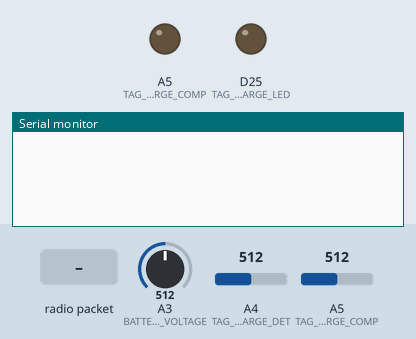
This sketch was run on a simulated nRF52 board. On the bench: output pins drawn as LEDs (lit = HIGH), the last lines printed to the serial monitor. Inputs (shaded band) come from the test bench; at power-on: A3 (BATTERY_VOLTAGE) = 512, A4 (TAG_CHARGE_DET) = 512, A5 (TAG_CHARGE_COMP) = 512. No radio packets arrive unless stated; a phone connects over Bluetooth LE 3 s after start; pins used as bus, display or sensor lines are not drawn.

Above: at 2.8 s.
2.9 s: radio packet "FRCD-RQST" arrives
At 5.0 s:
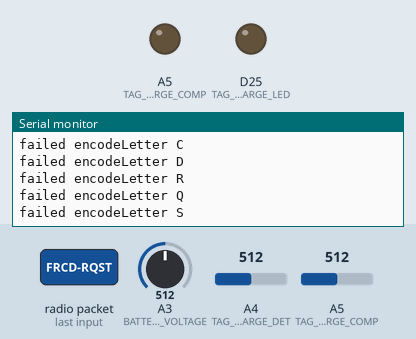
5.5 s: radio packet "+" arrives
At 6.6 s:
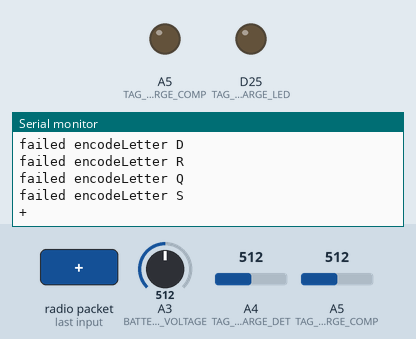

The sketch:

FindMe_Hub.ino
```cpp
#include <string.h>
#include <bluefruit.h>
#include <SPI.h>
#include <RH_RF95.h>

// Disable/enable printlns
//#define Sprintln(a) (Serial.println(a)) // uncomment to ENABLE printlns
#define Sprintln(a) // uncomment to DISABLE printlns

// Pin definitions
#define RFM95_RST 30
#define RFM95_CS 27
#define RFM95_INT 31
#define BATTERY_VOLTAGE (A3) // senses battery voltage/USB rail
#define TAG_CHARGE_DET (A4) // senses whether tag is plugged in
#define TAG_CHARGE_COMP (A5) // senses whether tag is done charging
#define TAG_CHARGE_LED (25) // indicates tag charging activity
#define BLE_LED (19) // driven by low-level BLE lib

// BLE services
BLEDfu bledfu; // OTA DFU service
BLEUart bleuart; // Uart over BLE service

// LoRa definitions
#define RF95_FREQ (915.0) // frequency of LoRa
RH_RF95 rf95(RFM95_CS, RFM95_INT); // singleton instance of the LoRa driver

// Analog definitions
#define ADC_RES (1024.0) // default 10bit resolution - can be 8,10,12,14
#define REF_VOLTAGE (3.6) // internal ADC reference voltage
#define VOLTAGE_USB (4.5) // voltage detected when USB is in
#define VOLTAGE_DET_TAG (1.0) // HIGH voltage of hub-tag charging interface

// Serial port variables
static char input[20]; // serial buffer
static int idx = 0; // current index in serial buffer
#define FRCD_RQST_SIZE (9) // number of chars in "FRCD-RQST"

// Application variables
#define RSSI_BUF_SIZE 1 // TODO to implement LPF
int16_t rssiBuf[RSSI_BUF_SIZE]; // used to average RSSI value
int8_t rssiBuf_idx = 0;
int16_t averageRSSI; // RSSI = Received Signal Strength Indicator
bool isBLEConnected = 0; // 1 if connected, 0 if not

// BLE connection callbacks
void prph_connect_callback(uint16_t conn_handle)
{
  isBLEConnected = true;
}
void prph_disconnect_callback(uint16_t conn_handle, uint8_t reason)
{
  isBLEConnected = false;
}

void setup(void)
{
  Serial.begin(9600);
  Sprintln("FindMe - Hub booted");

  // Enable LEDs
  pinMode(TAG_CHARGE_LED, OUTPUT);
  digitalWrite(TAG_CHARGE_LED, LOW);
  pinMode(BLE_LED, OUTPUT);

  // Setup BLE and LoRa
  setupBLE();
  setupLoRa();
}

void loop(void)
{
  // TAG LED charging behaviour: flashing (charging), solid (charge complete)
  // Check if hub is powered, tag is plugged in, and done charging
  // 2* because of resistor divider (BATTERY_VOLTAGE)
  // TAG_CHARGE_DET is biased at 1.66V and is pulled down when tag is plugged in
  // TAG_CHARGE_COMP is pulled low by default and is driven high when the tag is done charging
  float battVoltage = 2*(analogRead(BATTERY_VOLTAGE) / ADC_RES) * REF_VOLTAGE;
  float tagChargeVoltage = (analogRead(TAG_CHARGE_DET) / ADC_RES) * REF_VOLTAGE;
  float tagCompVoltage = (analogRead(TAG_CHARGE_COMP) / ADC_RES) * REF_VOLTAGE;

  // Check if hub is powered and whether tag is connected
  if((battVoltage > VOLTAGE_USB) && (tagChargeVoltage < VOLTAGE_DET_TAG))
  {
    digitalWrite(TAG_CHARGE_LED, HIGH);
  }

  // Check LoRa
  recieveLoRaPacket();
  delay(1000);

  // Check if tag charging is complete (do not turn off LED when charge complete)
  // Turn off LED if USB-B is no longer powering hub OR if tag is disconnected OR if tag is still charging
  if((battVoltage < VOLTAGE_USB) || (tagChargeVoltage > VOLTAGE_DET_TAG) || (tagCompVoltage < VOLTAGE_DET_TAG))
  {
    digitalWrite(TAG_CHARGE_LED, LOW);
  }

  // Check ESP Serial port
  readSerial();
  delay(1000);
}

void readSerial()
{
  // check if serial data is available
  while(Serial.available() > 0)
  {
    // append data to array
    input[idx] = Serial.read();
    idx++;

    // check if end of message
    if(input[idx-1] == '\n')
    {
      // check if forced request sent from ESP
      input[idx-1] = '\0';
      if(strncmp(input, "FRCD-RQST", FRCD_RQST_SIZE) == 0)
      {
        sendForcedRqst();
      }

      // clear buffer
      idx = 0;
      input[0] = '\0';
    }

    // check for buffer overflow
    if(idx >= (FRCD_RQST_SIZE+1))
    {
      // clear buffer
      idx = 0;
      input[0] = '\0';
    }
  }
}

void recieveLoRaPacket()
{
  // Wait for LoRa message
  if (rf95.available())
  {
    uint8_t buf[RH_RF95_MAX_MESSAGE_LEN];
    uint8_t len = sizeof(buf);
    if (rf95.recv(buf, &len))
    {
      // Terminate message
      buf[len] = '\0';

      // Print packet
      Sprintln("LoRa RX: ");
      Sprintln((char*)buf);

      // Send LoRa packet to ESP to process
      Serial.write((char*)buf);
      Serial.write("\n");

      // Determine whether to send packet over BLE
      if(isBLEConnected == true)
      {
        // Remove geo-fence indicator
        buf[len-1] = '\0';

        // Get RSSI
        Sprintln(rf95.lastRssi());
        rssiBuf[rssiBuf_idx++] = rf95.lastRssi();
        rssiBuf_idx %= RSSI_BUF_SIZE;

        // Calcute average RSSI
        averageRSSI = 0; // reset
        for (int i = 0; i < RSSI_BUF_SIZE; i++){
           averageRSSI += rssiBuf[i]; // add up all RSSIs
        }
        averageRSSI /= RSSI_BUF_SIZE; // determine average by dividing by size of array

        // Add RSSI to data packet
        sprintf((char*)buf, "%s%d", buf, averageRSSI);

        // Encode message (halves the required memory)
        char* bleMsgEncoded = encodeBLE((char*)buf);

        // Send the encoded data over BLE
        bleuart.print(bleMsgEncoded);
        delete bleMsgEncoded;
      }
    }
  }
}

void sendForcedRqst()
{
  // Send forced request LoRa message
  const uint8_t forcedReqBuf[] = "FRCD-RQST";
  uint8_t len = sizeof(forcedReqBuf);
  rf95.send(forcedReqBuf, len);
  delay(10);
  rf95.waitPacketSent(); // blocks until transmitter is no longer transmitting

  // Put transciever back in RX mode
  rf95.setModeIdle();
  delay(100);
  rf95.setModeRx();
  delay(100);
}

// BLE ENCODING
// 0-9 is 0001 to 1010
// ' ' is 1011
// '+' is 1100
// '-' is 1101
// nothing is 0000
const char& IGNORE_CHAR = 14;
char encodeLetter(const char& c)
{
  if ('0' <= c && c <= '9') return (c - '0') + 1;
  if (c == ' ') return 11;
  if (c == '+') return 12;
  if (c == '-') return 13;
  Serial.println("failed encodeLetter " + String(c));
  return IGNORE_CHAR;
}

// Encodes a string (char array) to allow for double the bandwidth
char* encodeBLE(const char* s)
{
  const int& len = strlen(s);
  // 5 letters becomes 3 letters + null pointer
  const int& out_len = ceil(len / 2.0) + 1;
  char* out = (char*)malloc(out_len * sizeof(char));
  for(int i = 0; i < len; i += 2) {
    char c = encodeLetter(s[i]) << 4; // shift to first 4 of 8
    if (i + 1 < len) {
      c |= encodeLetter(s[i+1]); // end to last 4 of 8
    } else {
      c |= IGNORE_CHAR;
    }
    out[i / 2] = c;
  }
  out[out_len - 1] = '\0';
  return out;
}

/////////////////////////////////////////////////////////////
//////////// HELPER FUNCTIONS ///////////////////////////////
/////////////////////////////////////////////////////////////

void setupBLE()
{
  // Setup BLE
  Bluefruit.begin();

  //TODO: Tune this value (maximize range, minimize power)
  Bluefruit.setTxPower(4);    // Check bluefruit.h for supported values
  Bluefruit.setName("FindMe - Hub");

  // Callbacks for Peripheral
  Bluefruit.Periph.setConnectCallback(prph_connect_callback);
  Bluefruit.Periph.setDisconnectCallback(prph_disconnect_callback);

  // Start services
  bledfu.begin(); //To be consistent, OTA DFU should be added first if it exists
  bleuart.begin(); // Configure and start the BLE Uart service

  // Set up and start advertising
  startAdv();
}

void setupLoRa()
{
  // Setup LoRa
  pinMode(RFM95_RST, OUTPUT);
  digitalWrite(RFM95_RST, HIGH);

  // Manual reset
  digitalWrite(RFM95_RST, LOW);
  delay(10);
  digitalWrite(RFM95_RST, HIGH);
  delay(10);

  // Initialize LoRa
  while (!rf95.init()) {
    Sprintln("LoRa radio init failed");
    Sprintln("Uncomment '#define SERIAL_DEBUG' in RH_RF95.cpp for detailed debug info");
    while (1);
  }
  Sprintln("LoRa radio init OK!");

  // Defaults after init are 434.0MHz, modulation GFSK_Rb250Fd250, +13dbM
  if (!rf95.setFrequency(RF95_FREQ)) {
    Sprintln("setFrequency failed");
    while (1);
  }

  // Defaults after init are 434.0MHz, 13dBm, Bw = 125 kHz, Cr = 4/5, Sf = 128chips/symbol, CRC on
  // The default transmitter power is 13dBm, using PA_BOOST.
  // If you are using RFM95/96/97/98 modules which uses the PA_BOOST transmitter pin, then
  // you can set transmitter powers from 5 to 23 dBm:
  // False uses PA_BOOST pins (RF95)
  rf95.setTxPower(23, false);

  // Start transciever in RX mode
  rf95.setModeRx();
}

void startAdv(void)
{
  // Advertising packet
  Bluefruit.Advertising.addFlags(BLE_GAP_ADV_FLAGS_LE_ONLY_GENERAL_DISC_MODE);
  Bluefruit.Advertising.addTxPower();

  // Include the BLE UART (AKA 'NUS') 128-bit UUID
  Bluefruit.Advertising.addService(bleuart);

  // Secondary Scan Response packet (optional)
  // Since there is no room for 'Name' in Advertising packet
  Bluefruit.ScanResponse.addName();

  /* Start Advertising
   * - Enable auto advertising if disconnected
   * - Interval:  fast mode = 20 ms, slow mode = 152.5 ms
   * - Timeout for fast mode is 30 seconds
   * - Start(timeout) with timeout = 0 will advertise forever (until connected)
   *
   * For recommended advertising interval
   * https://developer.apple.com/library/content/qa/qa1931/_index.html
   */
  Bluefruit.Advertising.restartOnDisconnect(true);
  Bluefruit.Advertising.setInterval(32, 244);    // in unit of 0.625 ms
  Bluefruit.Advertising.setFastTimeout(30);      // number of seconds in fast mode
  Bluefruit.Advertising.start(0);                // 0 = Don't stop advertising after n seconds
}
```

Measured:
- after the input at 2.9 s, the serial monitor: prints a new line after 1.1 s (image 1)
- after the input at 5.5 s, the serial monitor: prints a new line after 0.52 s (image 2)
